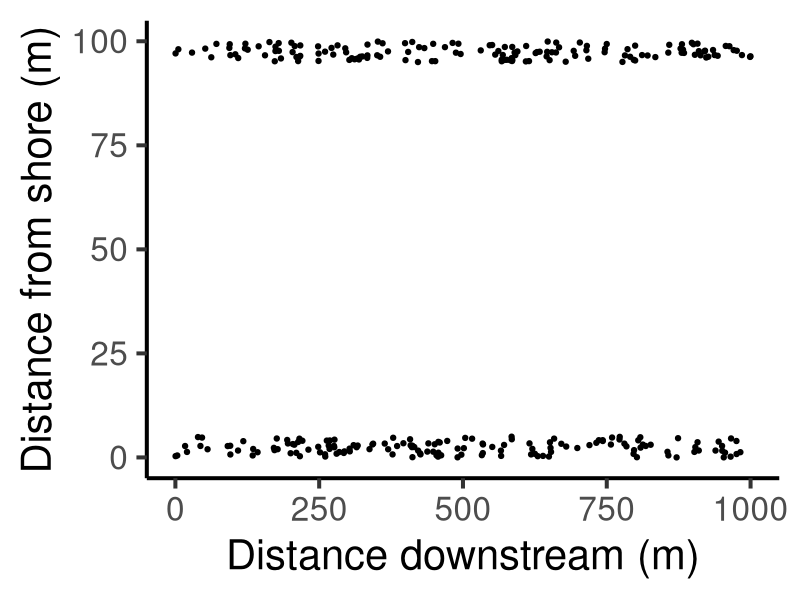

The R script that drew this image:
library('tidyverse')
library('plyr')

number_of_bass <- 300
lit_zone_size <- 5
channel_width <- 100
transect_length  <- 1000
n_transects  <- 1
grid_side <- 5

left_bank_preds <- function(number_of_bass, transect_length, n_transects, lit_zone_size){
  data.frame(distance_from_shore = runif(n_transects * number_of_bass / 2, min = 0, max = lit_zone_size), 
             distance_downstream = runif(n_transects * number_of_bass / 2, min = 0, max = n_transects * transect_length)) %>%
    arrange(distance_downstream)
}

right_bank_preds <- function(number_of_bass, transect_length, n_transects, lit_zone_size, channel_width){
  data.frame(distance_from_shore = runif(n_transects * number_of_bass / 2, min = channel_width - lit_zone_size, max = channel_width), 
             distance_downstream = runif(n_transects * number_of_bass / 2, min = 0, max = n_transects * transect_length)) %>%
    arrange(distance_downstream)
}

number_of_stripers <- function(){
  runif(1,min = 0, max = 1200)
}

grid_num <- function(x, grid_side){
  grid_val <- round_any(x, grid_side, ceiling)
  return(grid_val/grid_side)
  
}

add_grid_nums <- function(df, x, grid_side){
  df %>% mutate(grid = grid_num(distance_downstream))
}


driver <- function(number_of_bass, transect_length, n_transects, grid_side, lit_zone_size, channel_width){
  df_lb <- left_bank_preds(number_of_bass, transect_length, n_transects, lit_zone_size)
  df_rb <- right_bank_preds(number_of_bass, transect_length, n_transects, lit_zone_size, channel_width)
  df <- bind_rows(df_lb, df_rb)
  df %>% mutate(grid = grid_num(distance_downstream, grid_side))

}


df <- driver(number_of_bass, transect_length, n_transects, grid_side, lit_zone_size, channel_width)

ggplot(df, aes(x = distance_downstream)) +
  theme_classic(base_size = 30) +
  labs(y = "Distance from shore (m)", x = "Distance downstream (m)") +
  geom_point(aes(y = distance_from_shore))
  
test <- df %>%
  group_by(grid) %>%
  tally() %>%
  mutate(pred_area = n * 0.5^2 * pi,
         encounter_risk = pred_area / grid_side^2) %>%
  arrange(encounter_risk)
